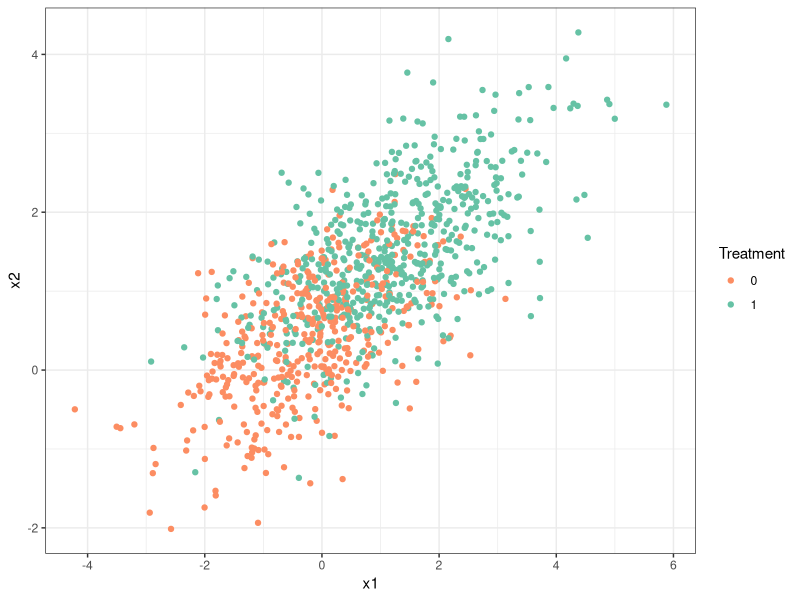
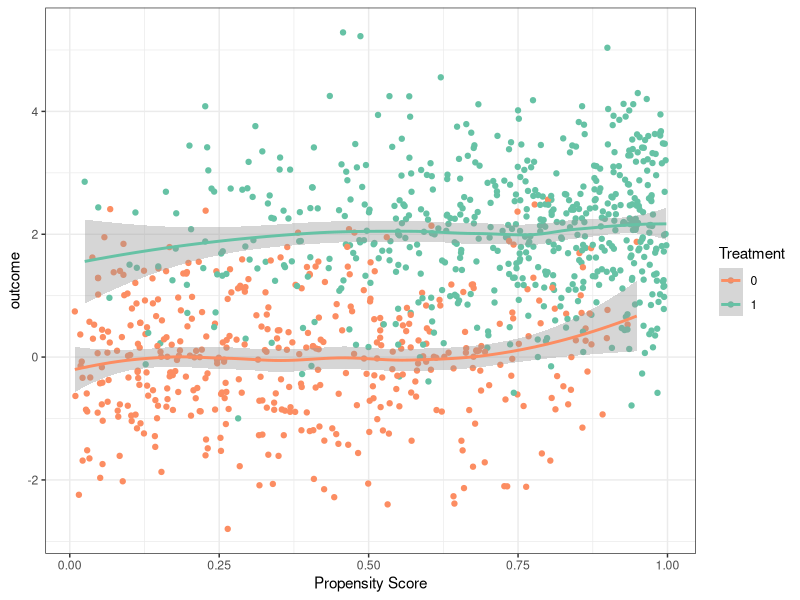
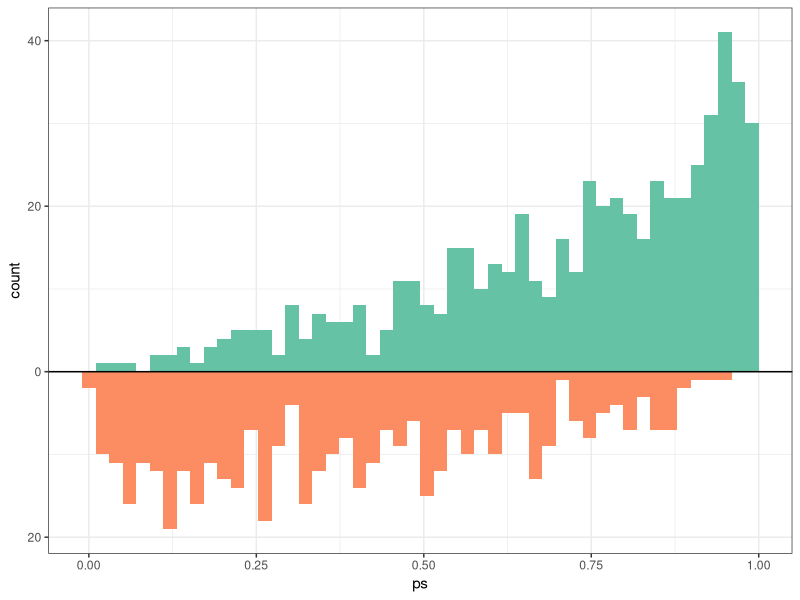
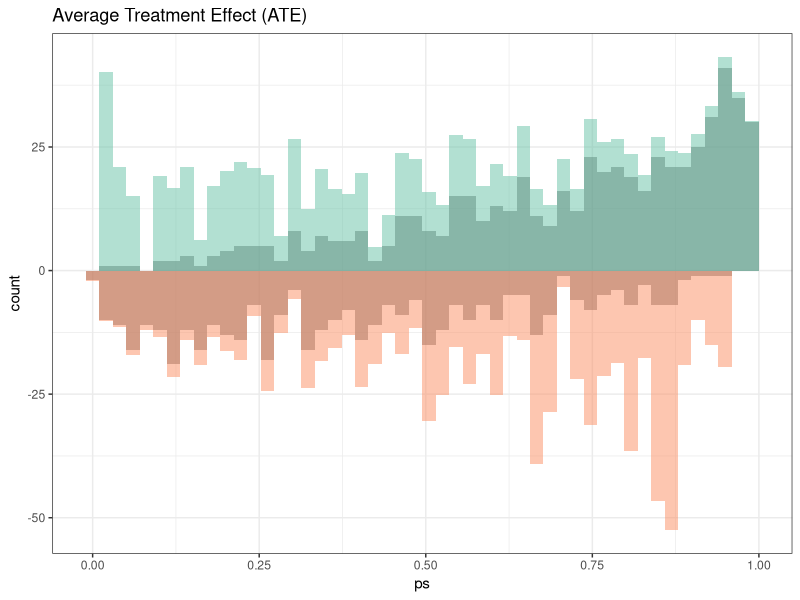
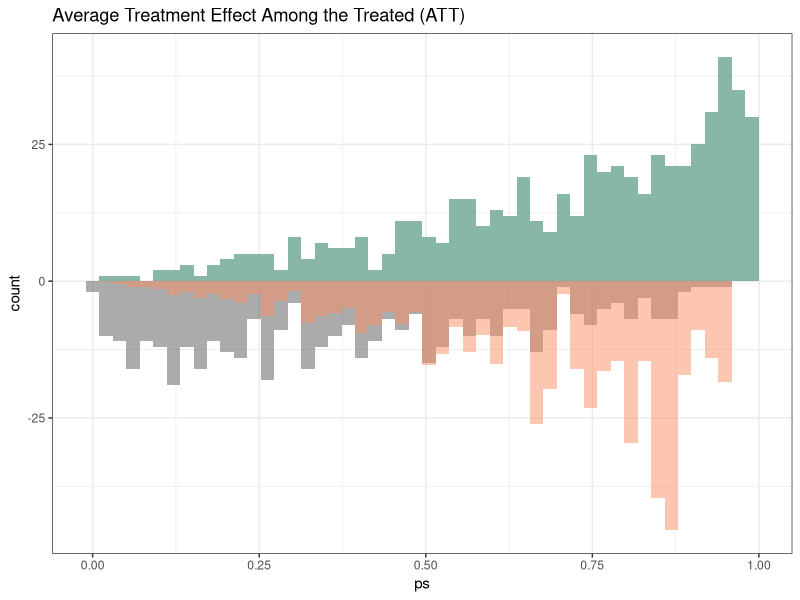
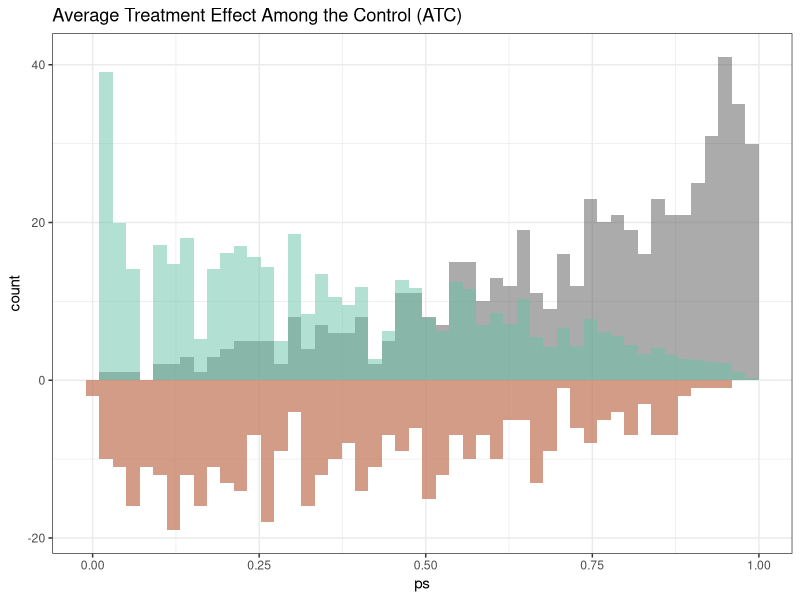
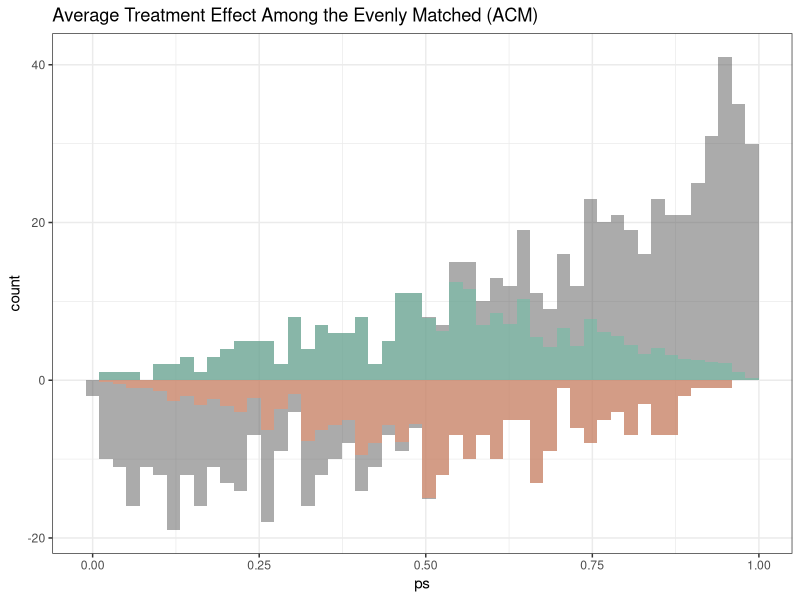

These figures' R source, in order:
# Adapted from McGowan's (2019-01-17) blog post, "Understanding propensity score weighting"
# https://livefreeordichotomize.com/2019/01/17/understanding-propensity-score-weighting/

library(tidyverse)

theme_set(theme_bw())
cols <- c('#fc8d62', '#66c2a5') # http://colorbrewer2.org/#type=qualitative&scheme=Set2&n=3
set.seed(2112)

n <- 1000
treatment.effect <- 2
X <- mvtnorm::rmvnorm(n,
					  mean = c(0.5, 1),
					  sigma = matrix(c(2, 1, 1, 1), ncol = 2) )

dat <- tibble(
	x1 = X[, 1],
	x2 = X[, 2],
	treatment = as.numeric(- 0.5 + 0.25 * x1 + 0.75 * x2 + rnorm(n, 0, 1) > 0),
	outcome = treatment.effect * treatment + rnorm(n, 0, 1)
)
dat

ggplot(dat, aes(x = x1, y = x2, color = factor(treatment))) + 
	geom_point() +
	scale_color_manual('Treatment', values = cols)

# Estimate the propensity scores using logistic regression
lr.out <- glm(treatment ~ x1 + x2, data = dat, family = binomial(link = 'logit'))
summary(lr.out)

# Get the propensity scores
dat$ps <- fitted(lr.out)

ggplot(dat, aes(x = ps, y = outcome, color = factor(treatment))) + 
	geom_point() +
	geom_smooth(method = 'loess') +
	xlab('Propensity Score') +
	scale_color_manual('Treatment', values = cols)

dat2 <- dat %>% tidyr::spread(treatment, ps, sep = '_p')

ggplot(dat) +
	geom_histogram(data = dat[dat$treatment == 1,],
				   aes(x = ps, y = ..count..),
				   bins = 50, fill = cols[2]) +
	geom_histogram(data = dat[dat$treatment == 0,],
				   aes(x = ps, y = -..count..),
				   bins = 50, fill = cols[1]) +
	geom_hline(yintercept = 0, lwd = 0.5) +
	scale_y_continuous(label = abs) 

# Calculate weights
dat <- dat %>% mutate(
	ate_weight = (treatment / ps) + ((1 - treatment) / (1 - ps)),
	att_weight = ((ps * treatment) / ps) + ((ps * (1 - treatment)) / (1 - ps)),
	atc_weight = (((1 - ps) * treatment) / ps) + (((1 - ps) * (1 - treatment)) / (1 - ps)),
	atm_weight = pmin(ps, 1 - ps) / (treatment * ps + (1 - treatment) * (1 - ps))
)
dat

# Average Treatment Effect (ATE)
ggplot() +
	geom_histogram(data = dat[dat$treatment == 1,],
				   aes(x = ps, y = ..count..),
				   bins = 50, alpha = 0.5) +
	geom_histogram(data = dat[dat$treatment == 1,],
				   aes(x = ps, weight = ate_weight, y = ..count..),
				   bins = 50, 
				   fill = cols[2], alpha = 0.5) +
	geom_histogram(data = dat[dat$treatment == 0,],
				   aes(x = ps, y = -..count..),
				   bins = 50, alpha = 0.5) +
	geom_histogram(data = dat[dat$treatment == 0,],
				   aes(x = ps, weight = ate_weight, y = -..count..),
				   bins = 50, 
				   fill = cols[1], alpha = 0.5) +
	ggtitle('Average Treatment Effect (ATE)')

# Average Treatment Effect Among the Treated (ATT)
ggplot() +
	geom_histogram(data = dat[dat$treatment == 1,],
				   aes(x = ps, y = ..count..),
				   bins = 50, alpha = 0.5) +
	geom_histogram(data = dat[dat$treatment == 1,],
				   aes(x = ps, weight = att_weight, y = ..count..),
				   bins = 50, 
				   fill = cols[2], alpha = 0.5) +
	geom_histogram(data = dat[dat$treatment == 0,],
				   aes(x = ps, y = -..count..),
				   bins = 50, alpha = 0.5) +
	geom_histogram(data = dat[dat$treatment == 0,],
				   aes(x = ps, weight = att_weight, y = -..count..),
				   bins = 50, 
				   fill = cols[1], alpha = 0.5) +
	ggtitle('Average Treatment Effect Among the Treated (ATT)')

# Average Treatment Effect Among the Controls (ACC)
ggplot() +
	geom_histogram(data = dat[dat$treatment == 1,],
				   aes(x = ps, y = ..count..),
				   bins = 50, alpha = 0.5) +
	geom_histogram(data = dat[dat$treatment == 1,],
				   aes(x = ps, weight = atc_weight, y = ..count..),
				   bins = 50, 
				   fill = cols[2], alpha = 0.5) +
	geom_histogram(data = dat[dat$treatment == 0,],
				   aes(x = ps, y = -..count..),
				   bins = 50, alpha = 0.5) +
	geom_histogram(data = dat[dat$treatment == 0,],
				   aes(x = ps, weight = atc_weight, y = -..count..),
				   bins = 50, 
				   fill = cols[1], alpha = 0.5) +
	ggtitle('Average Treatment Effect Among the Control (ATC)')


# Average Treatment Effect Among the Evenly Matched (ACM)
ggplot() +
	geom_histogram(data = dat[dat$treatment == 1,],
				   aes(x = ps, y = ..count..),
				   bins = 50, alpha = 0.5) +
	geom_histogram(data = dat[dat$treatment == 1,],
				   aes(x = ps, weight = atm_weight, y = ..count..),
				   bins = 50, 
				   fill = cols[2], alpha = 0.5) +
	geom_histogram(data = dat[dat$treatment == 0,],
				   aes(x = ps, y = -..count..),
				   bins = 50, alpha = 0.5) +
	geom_histogram(data = dat[dat$treatment == 0,],
				   aes(x = ps, weight = atm_weight, y = -..count..),
				   bins = 50, 
				   fill = cols[1], alpha = 0.5) +
	ggtitle('Average Treatment Effect Among the Evenly Matched (ACM)')

# Estimate the treatment effects
treatment_effect <- function(treatment, outcome, weight) {
	return( 
		(sum(treatment * outcome * weight) / 
		 sum(treatment * weight)) + 
		(sum((1 - treatment) * outcome * weight) / 
		 sum((1 - treatment) * weight))
	)
}

# ATE
treatment_effect(dat$treatment, dat$outcome, dat$ate_weight)
# ATT
treatment_effect(dat$treatment, dat$outcome, dat$att_weight)
# ATC
treatment_effect(dat$treatment, dat$outcome, dat$atc_weight)
# ATM
treatment_effect(dat$treatment, dat$outcome, dat$atm_weight)
